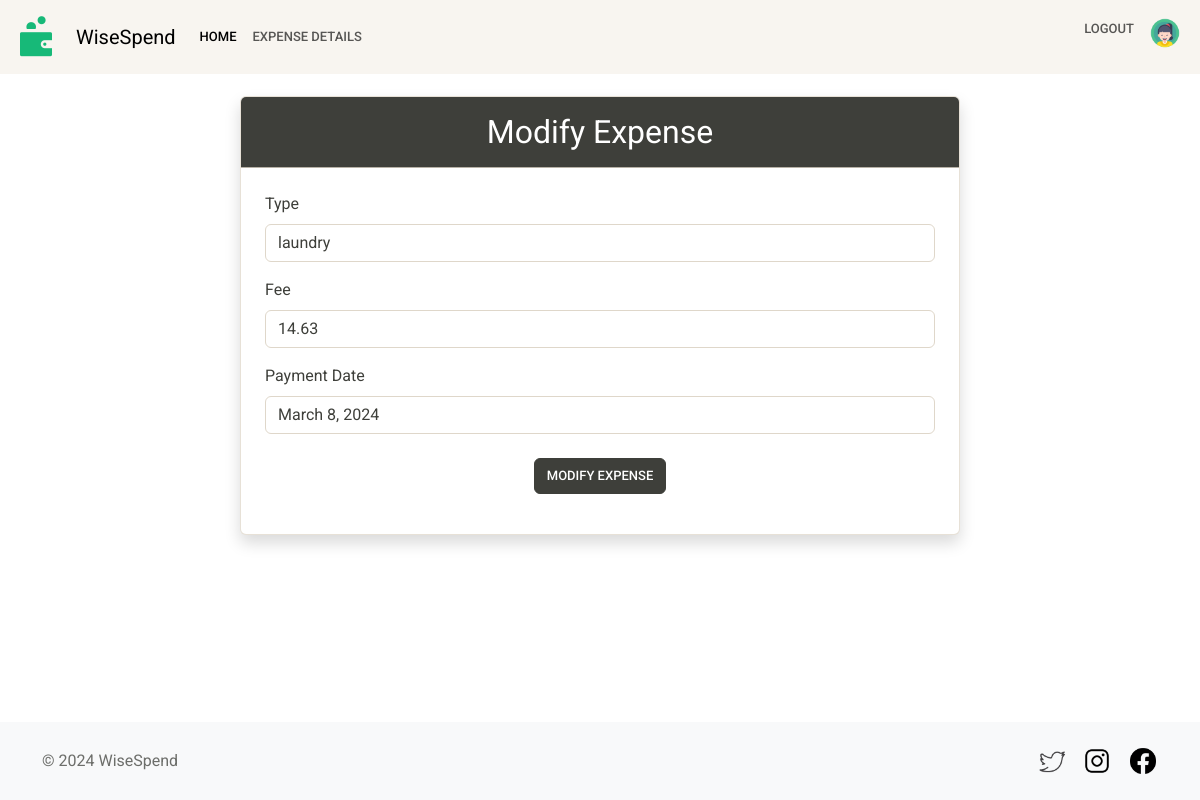
The page /wisespend/modify/3/ (signed in) on the database its author committed.
### myexpense/models.py (models this page shows, shortened)
class Expense(models.Model):
    user = models.ForeignKey(User, on_delete=models.CASCADE)
    type = models.CharField(max_length=100)
    fee = models.DecimalField(max_digits=10, decimal_places=2)
    payment_date = models.DateField()

### myexpense/views.py (the view, shortened to what this page needs)
# urls.py: path('modify/<int:expense_id>/', views.modify_expense, name='modify_expense'),
@login_required
def modify_expense(request, expense_id):
    expense = Expense.objects.get(id=expense_id)
    context = {'expense': expense}
    return render(request, 'myexpense/modifyexpense.html', context)

### myexpense/templates/myexpense/modifyexpense.html (shortened to what this page needs)
{% extends 'myexpense/base2.html' %}
{% load crispy_forms_tags %}
{% block content %}
<div class="container my-5 pt-4 pt-xl-5">
    <div class="row justify-content-center">
        <div class="col-lg-8">
            <div class="card shadow">
                <div class="card-header bg-dark text-white">
                    <h2 class="text-center my-2">Modify Expense</h2>
                </div>
                <div class="card-body p-4">
                    <form method="post">
                        <div class="mb-3">
                            <label for="type" class="form-label">Type</label>
                            <input placeholder="Type" value="{{expense.type}}" type="text" name="type" id="type"
                                   class="form-control">
                        </div>
                        <div class="mb-3">
                            <label for="fee" class="form-label">Fee</label>
                            <input placeholder="Fee" value="{{expense.fee}}" type="text" name="fee" id="fee"
                                   class="form-control">
                        </div>
                        <div class="mb-3">
                            <label for="payment_date" class="form-label">Payment Date</label>
                            <input placeholder="Payment Date" value="{{expense.payment_date}}" type="text"
                                   name="payment_date" id="payment_date" class="form-control">
                        </div>
                        <div class="text-center mt-4">
                            <button type="submit" class="btn btn-dark">Modify Expense</button>
                        </div>
                    </form>
                </div>
            </div>
        </div>
    </div>
</div>
<br>
{% endblock %}

### rows shown on the page
Expense: type "laundry", fee "14.63", payment_date "March 8, 2024"
